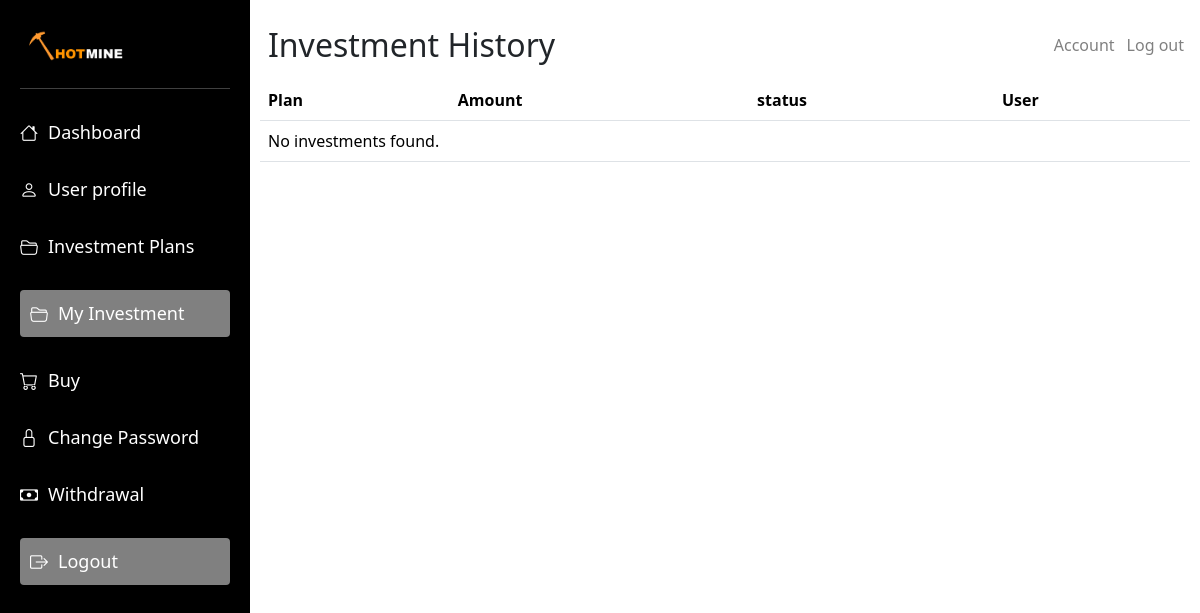
The app's page /my-investments/ (signed in), older data.
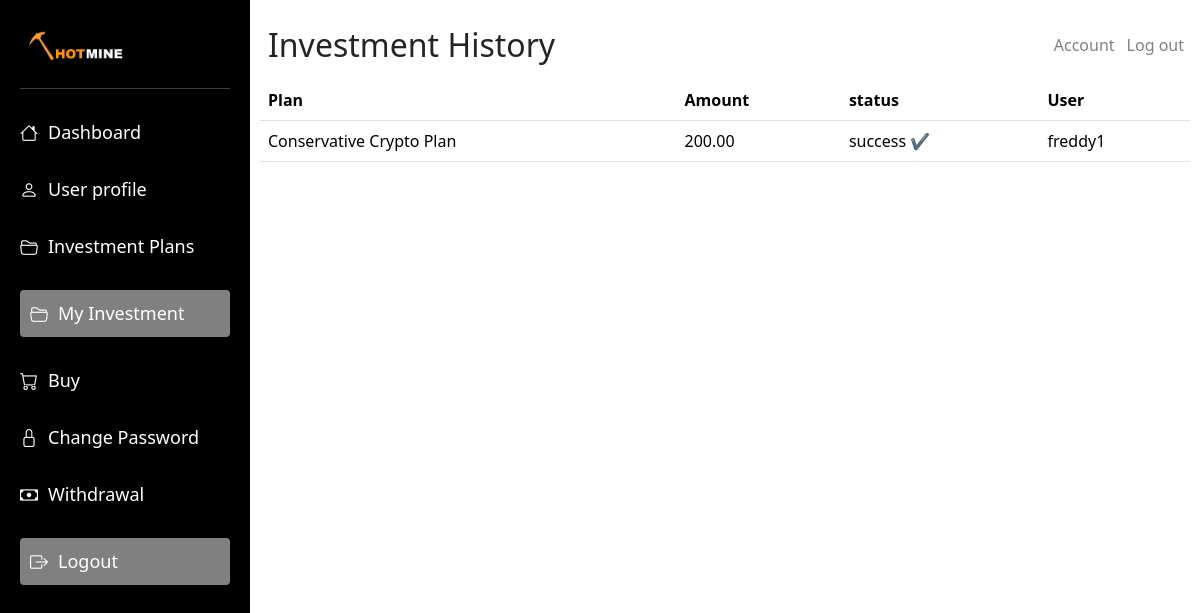
The same page, newer data.
### hotmine/models.py (models this page shows, shortened)
class Investment(models.Model):
    user = models.ForeignKey(User, on_delete=models.CASCADE)
    plan = models.CharField(max_length=100)
    amount = models.DecimalField(max_digits=12, decimal_places=2)
    wallet_address = models.CharField(max_length=255)
    date_invested = models.DateTimeField(auto_now_add=True)

### hotmine/views.py (the view)
# urls.py: path("my-investments/", views.investment_record, name="my_investments"),
def investment_record(request):
    user = request.user
    investments = Investment.objects.filter(user=user)
    return render(request, "hotmine/myinvestment.html", {"investments": investments})

### hotmine/templates/hotmine/myinvestment.html (shortened to what this page needs)
{% load static %}
<!DOCTYPE html>
<html lang="en">
<head>
    <link rel="stylesheet" href="{% static 'hotmine/dashboard.css' %}" />
    <link rel="stylesheet" href="{% static 'hotmine/bootstrap-icons/bootstrap-icons.css' %}">
    <link rel="stylesheet" href="{% static 'hotmine/bootstrap.css' %}">
</head>
<body>
    <div class="container-fluid">
        <div class="sidebar" id="sidebar">
            <img class="logo" src="{% static 'hotmine/images/miney.jpg' %}" alt="Hotmine Logo">
            <hr>
            <ul class="nav-links">
                <li><a href="/dashboard"><i class="bi bi-house"></i> Dashboard</a></li>
                <li><a href="/profile"><i class="bi bi-person"></i> User profile</a></li>
                <li><a href="/packages"><i class="bi bi-folder2-open"></i> Investment Plans</a></li>
                <li class="active"><a href="/my-investments"><i class="bi bi-folder2-open"></i> My Investment</a></li>
                <li><a href="/buy"><i class="bi bi-cart"></i> Buy</a></li>
                <li><a href="#"><i class="bi bi-lock"></i> Change Password</a></li>
                <li><a href="#"><i class="bi bi-cash"></i> Withdrawal</a></li>
                <li class="active"><a href="/logout"><i class="bi bi-box-arrow-right"></i> Logout</a></li>
            </ul>
        </div>
        <div class="tradingview-widget-container" id="mainContent">
            <div class="navbar d-flex justify-content-between align-items-center">
                <div class="d-flex align-items-center">
                    <h2 class="m-2">Investment History</h2>
                </div>
                <div class="d-flex align-items-center dashaccount">
                    <span class="dashaccount"><a href="/profile">Account</a></span>
                    <span class="dashaccount"><a href="/logout">Log out</a></span>
                </div>
            </div>
            <table class="table">
                <thead>
                    <tr>
                        <th>Plan</th>
                        <th>Amount</th>
                        <th>status</th>
                        <th>User</th>
                    </tr>
                </thead>
                <tbody>
                    {% for investment in investments %}
                    <tr>
                        <td>{{ investment.plan }}</td>
                        <td>{{ investment.amount }}</td>
                        <td>success ✔️</td>
                        <td>{{ investment.user }}</td>
                    </tr>
                    {% empty %}
                    <tr>
                        <td colspan="4">No investments found.</td>
                    </tr>
                    {% endfor %}
                </tbody>
            </table>
        </div>
    </div>
</body>
</html>

### hotmine/static/hotmine/dashboard.css (style rules this page uses)
* { -ms-overflow-style: none; scrollbar-width: none; }
body { margin: 0; font-family: 'Segoe UI', sans-serif; -ms-overflow-style: none; scrollbar-width: none; }
.container-fluid { display: flex; height: auto; width: 100%; padding: 0 !important; overflow-x: auto; overflow-y: hidden; -ms-overflow-style: none; scrollbar-width: none; }
.sidebar { width: 250px; background-color: #000; color: #fff; padding: 20px; box-sizing: border-box; position: fixed; height: 100%; overflow-y: scroll; left: 0; top: 0; transition: transform 0.3s ease; z-index: 1000; }
.logo { width: 200px !important; }
.nav-links { list-style: none; padding: 0; }
.nav-links li { margin: 30px 0; }
.nav-links a { text-decoration: none; color: white; font-size: 18px; display: flex; align-items: center; transition: color 0.3s ease; }
.nav-links i { margin-right: 10px; transition: transform 0.3s ease, color 0.3s ease; }
.tradingview-widget-container { flex: 1; margin-left: 250px; transition: margin-left 0.3s ease; padding: 10px; }
.active { background: gray; color: white; padding: 10px; border-radius: 4px; }
.navbar { position: sticky !important; top: 0px; z-index: 100; background: white; width: 100%; }
.navbar a { text-decoration: none; color: gray; margin: 6px; }
.dashaccount { display: flex !important; }

Row changes from the older to the newer data that the page shows:
added Investment: plan "Conservative Crypto Plan", amount "200.00", user "freddy1"
Text that changed along with them:
text no longer shown: "No investments found."
